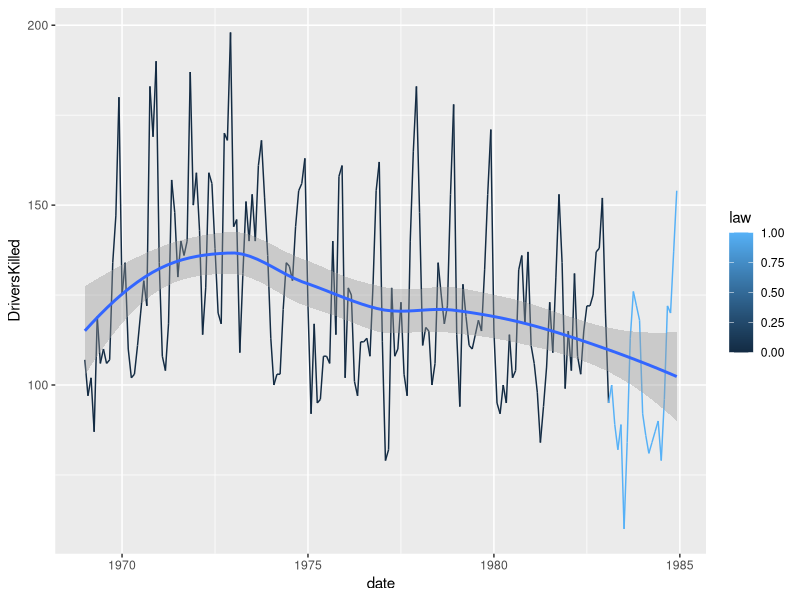
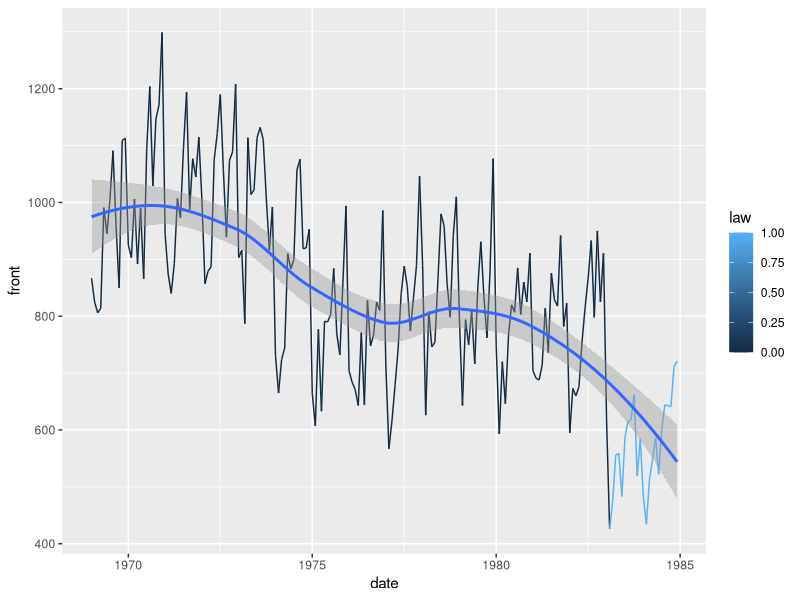
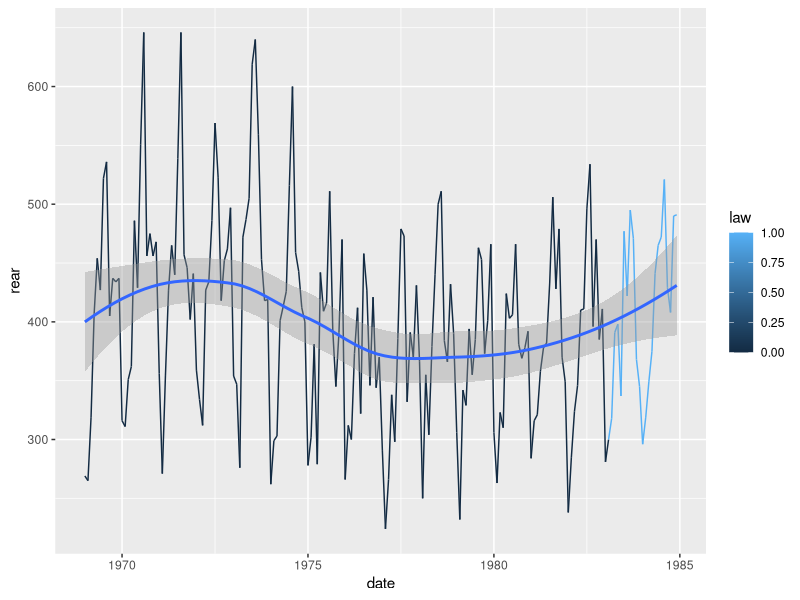
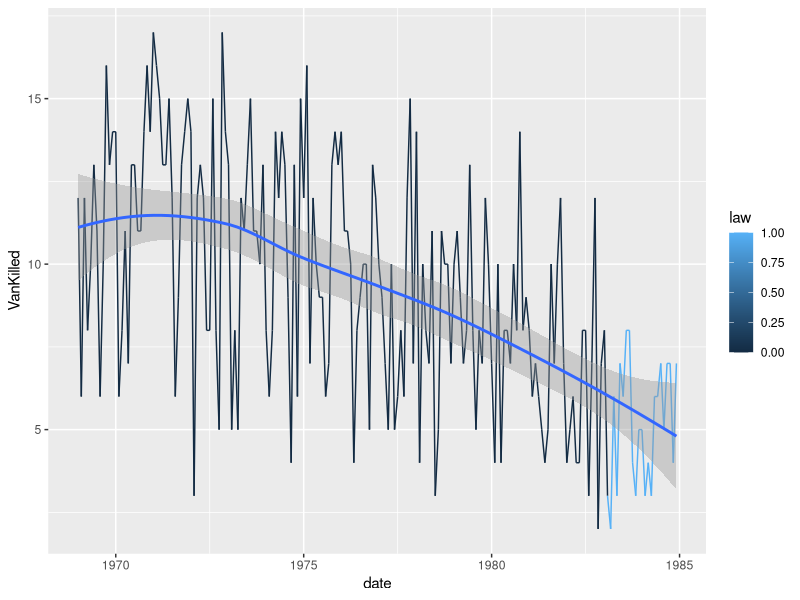
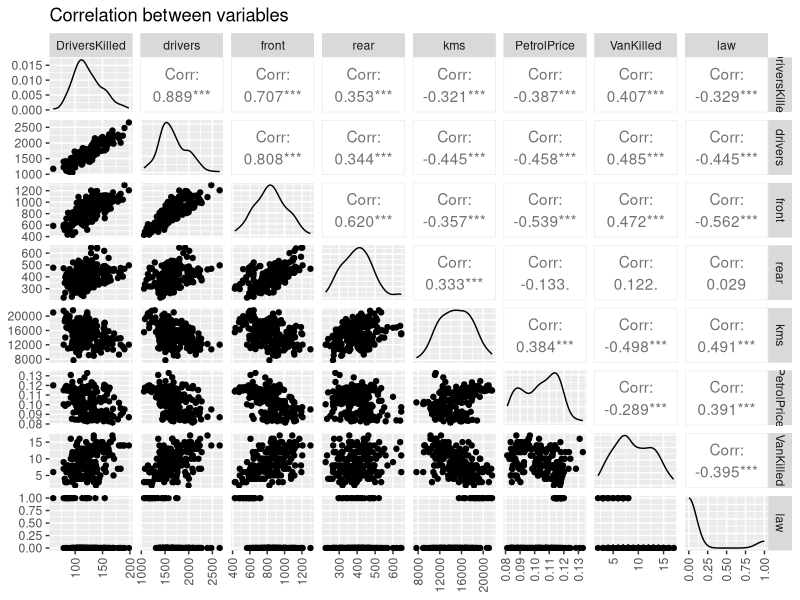
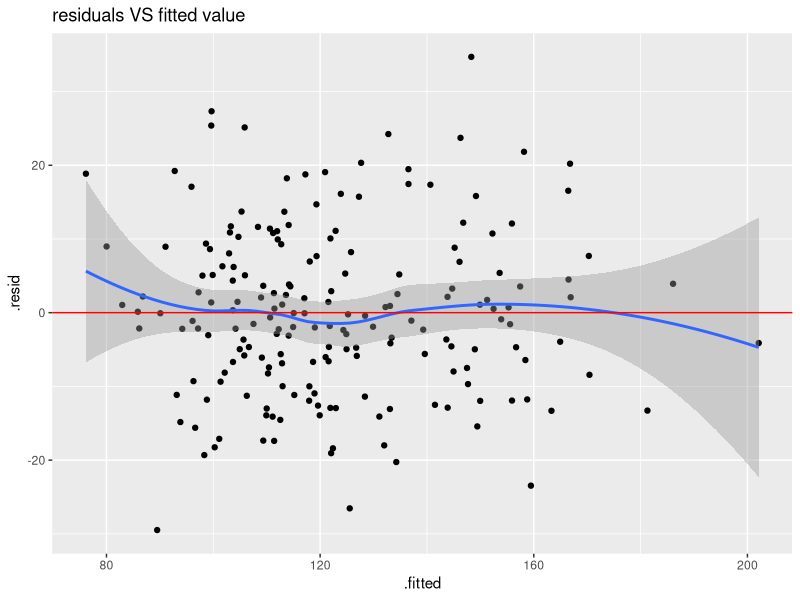

Recreate these plots in R, in order.
## ---- chunk 1
# Libraries
set.seed(96024)

library(tidyverse)
library(readr)
library(kableExtra)
library(bookdown)
## ---- chunk 2
knitr::opts_chunk$set(fig.pos = 'H', echo = FALSE, message = FALSE, warning = FALSE)
## ---- chunk 3
Seatbelts_data = data.frame(as.matrix(Seatbelts),date=time(Seatbelts))
## ---- chunk 4
ggplot(data=Seatbelts_data, aes(x=date,y=DriversKilled,col=law))+geom_line()+geom_smooth()
## ---- chunk 5
ggplot(data=Seatbelts_data, aes(x=date,y=front,col=law))+geom_line()+geom_smooth()
## ---- chunk 6
ggplot(data=Seatbelts_data, aes(x=date,y=rear,col=law))+geom_line()+geom_smooth()
## ---- chunk 7
ggplot(data=Seatbelts_data, aes(x=date,y=VanKilled,col=law))+geom_line()+geom_smooth()
## ---- chunk 8
Seatbelts_data %>%
  group_by(law) %>%
  summarise(DriversKilled_Average=mean(DriversKilled)) %>%
  kable(caption="Drivers killed before and after law")
## ---- chunk 9
Seatbelts_data %>%
  group_by(law) %>%
  summarise(Rear_Average=mean(rear)) %>%
  kable(caption="Back seat passengers killed before and after law")
## ---- chunk 10
Seatbelts_data %>%
  group_by(law) %>%
  summarise(Front_Average=mean(front)) %>%
  kable(caption="Front seat passengers killed before and after law")
## ---- chunk 11
Seatbelts_data %>%
  group_by(law) %>%
  summarise(Van_Average=mean(VanKilled)) %>%
  kable(caption="Light good vehicle drivers killed before and after law")
## ---- chunk 12
library(ggplot2)
library(GGally)
library(tidyverse)
library(readr)
## ---- chunk 13
Seatbelts%>%as.data.frame()->seatbelts
## ---- chunk 14
seatbelts%>%
  select("DriversKilled", "drivers", "front")%>%
  summary()%>%
  kable(caption = "Summary of the three variabls")
## ---- chunk 15
seatbelts%>% 
  ggpairs()+
  ggtitle("Correlation between variables")+
  theme(axis.text.x = element_text(angle = 90, vjust = 0.5, hjust=1))
## ---- chunk 16
Seatbelts%>%as.data.frame()->seatbelts
seatbelts%>%
  mutate(law=as.factor(law))->Seatbelt

fit<-lm(DriversKilled ~ ., data=Seatbelt)
summary(fit)
## ---- chunk 17
library(broom)
aug<-augment(fit)

 ggplot(aug, aes(x=.fitted, y=.resid))+
  geom_point()+
  geom_smooth()->res
 
res+geom_hline(yintercept=0, color="red")+
  ggtitle("residuals VS fitted value")
